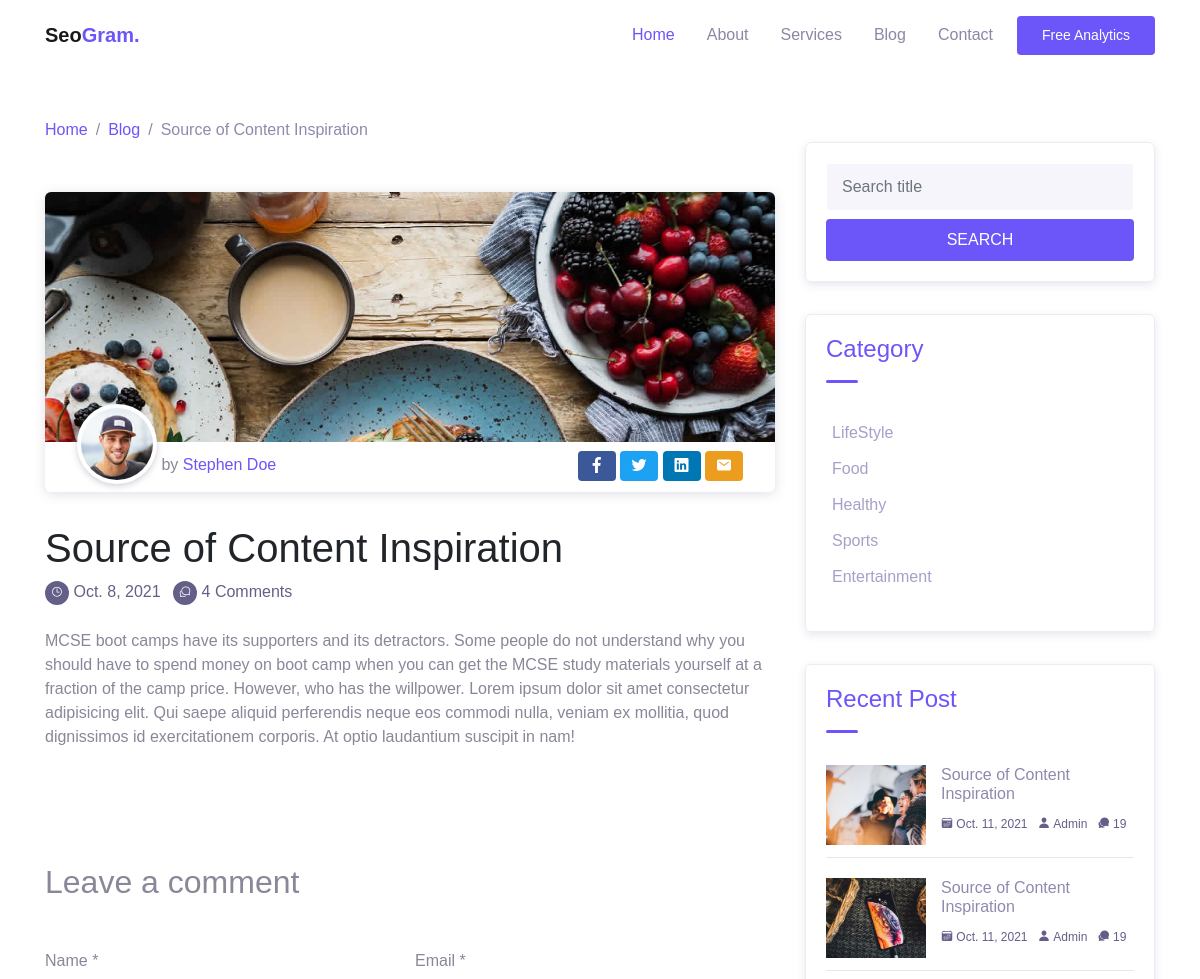
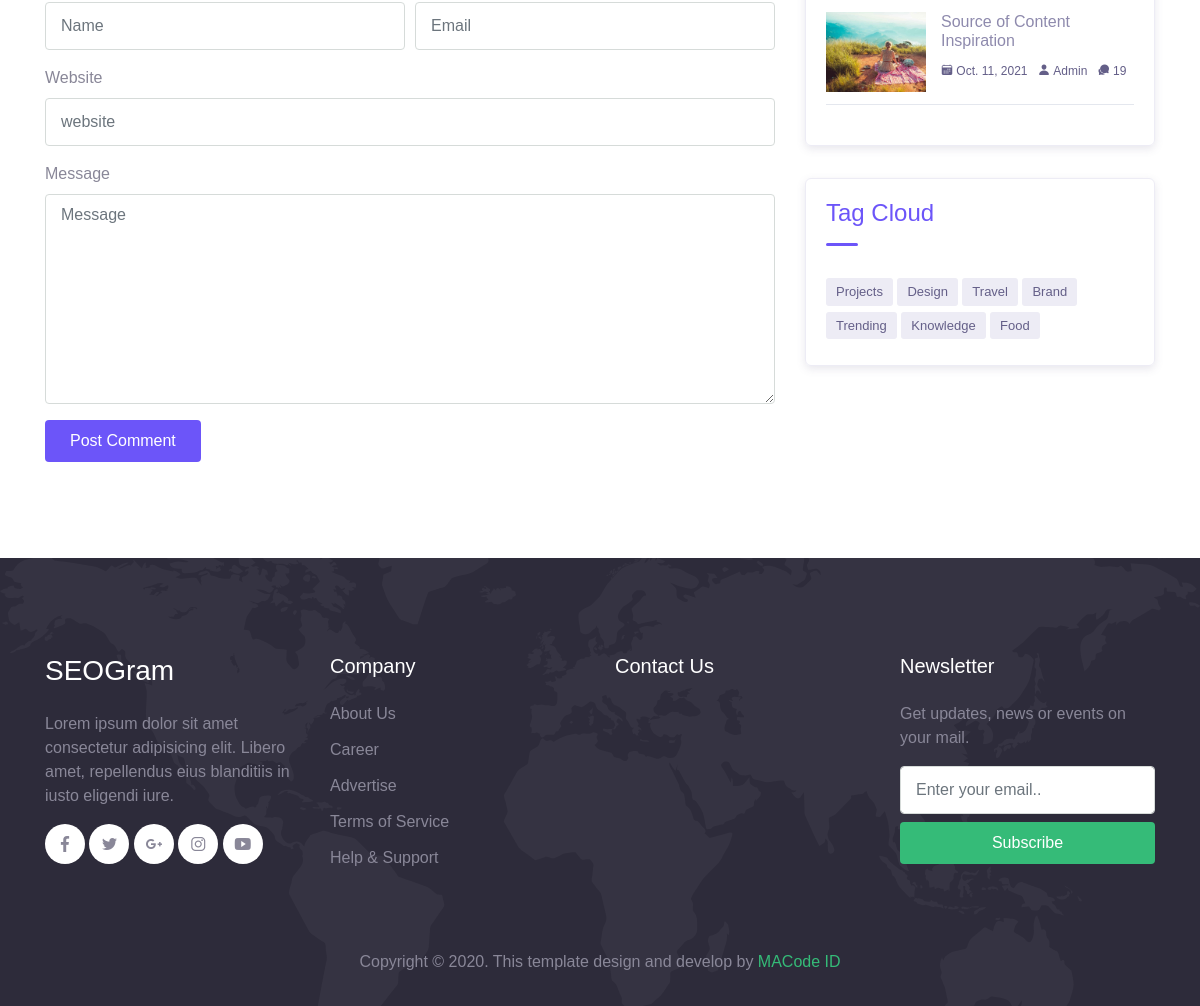
Screenshot of /detail/7/ with the database file from the repository (2 pictures, top to bottom).
### app/models.py (models this page shows, shortened)
class Blog(models.Model):
    image = models.ImageField(upload_to='uploads/')
    title = models.CharField(max_length=255)
    description = models.TextField(null=True, blank=True)
    date = models.DateField()
    category = models.ForeignKey(Category, on_delete=models.CASCADE, null=True, blank=True)
    slug = AutoSlugField(populate_from='title')
    class Meta:
        verbose_name = 'Blog'
        verbose_name_plural = 'Blogs'
        ordering = ['id']

### app/views.py (the view)
# urls.py: re_path('detail/(?P<pk>\d+)/', views.Detail.as_view(), name='detail'),
class Detail(generic.DetailView):
    model = Blog
    template_name = 'blog-details.html'
    def get_context_data(self, **kwargs):
        context = super().get_context_data(**kwargs)
        blog_id = self.kwargs['pk']
        context['blog'] = Blog.objects.filter(id=blog_id)
        context['blogs'] = Blog.objects.all().order_by("-pk")[:3]
        return context

### templates/blog-details.html (shortened to what this page needs)
{% extends 'base.html' %}
{% load static %}
{% block content %}
  <div class="page-section pt-5">
    <div class="container">
      <nav aria-label="Breadcrumb">
          {% for i in blog %}
        <ul class="breadcrumb p-0 mb-0 bg-transparent">
          <li class="breadcrumb-item"><a href="{% url 'index' %}">Home</a></li>
          <li class="breadcrumb-item"><a href="{% url 'blog' %}">Blog</a></li>
          <li class="breadcrumb-item active">{{ i.title }}</li>
        </ul>
          {% endfor %}
      </nav>
      <div class="row">
        <div class="col-lg-8">
          <div class="blog-single-wrap">
              {% for i in blog %}
            <div class="header">
              <div class="post-thumb">
                  <img src="{{ i.image.url }}" alt="">
              </div>
              <div class="meta-header">
                <div class="post-author">
                  <div class="avatar">
                    <img src="{% static '/assets/img/person/person_1.jpg'%}" alt="">
                  </div>
                  by <a href="#">Stephen Doe</a>
                </div>
                <div class="post-sharer">
                  <a href="#" class="btn social-facebook"><span class="mai-logo-facebook-f"></span></a>
                  <a href="#" class="btn social-twitter"><span class="mai-logo-twitter"></span></a>
                  <a href="#" class="btn social-linkedin"><span class="mai-logo-linkedin"></span></a>
                  <a href="#" class="btn"><span class="mai-mail"></span></a>
                </div>
              </div>
            </div>
            <h1 class="post-title">{{ i.title }}</h1>
            <div class="post-meta">
              <div class="post-date">
                <span class="icon">
                  <span class="mai-time-outline"></span>
                </span> <a href="#">{{ i.date }}</a>
              </div>
              <div class="post-comment-count ml-2">
                <span class="icon">
                  <span class="mai-chatbubbles-outline"></span>
                </span> <a href="#">4 Comments</a>
              </div>
            </div>
            <div class="post-content">
             <p> {{ i.description |safe}} </p>
            </div>
          {% endfor %}
          </div>
          <div class="comment-form-wrap pt-5">
            <h2 class="mb-5">Leave a comment</h2>
             <form method="POST" action="{% url 'leave_comment'%}">
              <div class="form-row form-group">
                <div class="col-md-6">
                  <label for="name">Name *</label>
                  <input type="text" class="form-control" id="name" name="name" placeholder="Name">
                </div>
                <div class="col-md-6">
                  <label for="email">Email *</label>
                  <input type="email" class="form-control" id="email" name="email" placeholder="Email">
                </div>
              </div>
              <div class="form-group">
                <label for="website">Website</label>
                <input type="url" class="form-control" id="website" name="website" placeholder="website" >
              </div>
              <div class="form-group">
                <label for="message">Message</label>
                <textarea name="msg" id="message" cols="30" rows="8" class="form-control" placeholder="Message"></textarea>
              </div>
              <div class="form-group">
                <input type="submit" value="Post Comment" class="btn btn-primary">
              </div>
            </form>
          </div>
        </div>
        <div class="col-lg-4">
          <div class="widget">
            <div class="widget-box">
                  <form method="GET" action="{% url 'search' %}" class="search-widget" >
                <input type="search"  name='search' class="form-control" placeholder="Search title">
                <button type="submit" class="btn btn-primary btn-block">Search</button>
              </form>
            </div>
            <div class="widget-box">
              <h4 class="widget-title">Category</h4>
              <div class="divider"></div>
              <ul class="categories">
                <li><a href="#">LifeStyle</a></li>
                <li><a href="#">Food</a></li>
                <li><a href="#">Healthy</a></li>
                <li><a href="#">Sports</a></li>
                <li><a href="#">Entertainment</a></li>
              </ul>
            </div>
            <div class="widget-box">
              <h4 class="widget-title">Recent Post</h4>
              <div class="divider"></div>
                {% for blog in blogs %}
              <div class="blog-item">
                  <a class="post-thumb" href="">
                    <img src="{{ blog.image.url }}" alt="">
                  </a>
                  <div class="content">
                    <h6 class="post-title"><a href="#">{{ blog.title }}</a></h6>
                    <div class="meta">
                      <a href="#"><span class="mai-calendar"></span> {{ blog.date }}</a>
                      <a href="#"><span class="mai-person"></span> Admin</a>
                      <a href="#"><span class="mai-chatbubbles"></span> 19</a>
                    </div>
                  </div>
              </div>
                 {% endfor %}
            </div>
            <div class="widget-box">
              <h4 class="widget-title">Tag Cloud</h4>
              <div class="divider"></div>
              <div class="tag-clouds">
                <a href="#" class="tag-cloud-link">Projects</a>
                <a href="#" class="tag-cloud-link">Design</a>
                <a href="#" class="tag-cloud-link">Travel</a>
                <a href="#" class="tag-cloud-link">Brand</a>
                <a href="#" class="tag-cloud-link">Trending</a>
                <a href="#" class="tag-cloud-link">Knowledge</a>
                <a href="#" class="tag-cloud-link">Food</a>
              </div>
            </div>
          </div>
        </div>
      </div>
    </div>
  </div>
 {% endblock %}

### static/assets/css/theme.css (style rules this page uses)
:root { --primary: #6C55F9; --accent: #FF3D85; --secondary: #645F88; --success: #35bb78; --info: #05B4E1; --warning: #FAC14D; --danger: #FF4943; --grey: #B4B2C5; --dark: #2D2B3A; --light: #F6F5FC; }
body { font-family: "Work Sans", sans-serif; line-height: 1.5; color: #2D2B3A; }
a { color: #6C55F9; text-decoration: none; background-color: transparent; }
.btn.social-facebook { background-color: #3B5999; color: #fff; }
.btn.social-twitter { background-color: #1DA1F2; color: #fff; }
.btn.social-linkedin { background-color: #0077B5; color: #fff; }
.btn-primary { color: #fff; background-color: #6C55F9; border-color: transparent; }
.btn { padding: 8px 24px; }
.breadcrumb { font-weight: 500; background-color: #f8f9fa; }
.breadcrumb .breadcrumb-item.active { color: #8e8aad; }
.breadcrumb .breadcrumb-item + .breadcrumb-item::before { color: #8e8aad; }
.form-control { padding: 8px 15px; height: calc(1.5em + 1.375rem + 2px); border-color: #d6dbd9; }
.avatar { display: inline-flex; flex-direction: row; align-items: center; }
.page-section { position: relative; padding-top: 80px; padding-bottom: 80px; color: #898798; overflow: hidden; }
.divider { display: block; margin-top: 16px; margin-bottom: 32px; width: 32px; height: 3px; border-radius: 40px; background-color: #6C55F9; }
.blog-single-wrap { display: block; padding: 50px 0; }
.blog-single-wrap .header { margin-bottom: 32px; background-color: #fff; border-radius: 6px; box-shadow: 0 2px 12px rgba(100, 95, 136, 0.2); overflow: hidden; }
.blog-single-wrap .header .post-thumb { width: 100%; height: 250px; background-color: #F6F5FC; overflow: hidden; }
.blog-single-wrap .header .post-thumb img { width: 100%; }
.blog-single-wrap .header .meta-header { display: flex; flex-direction: row; align-items: baseline; justify-content: space-between; padding-left: 32px; padding-right: 32px; height: 50px; transform: translateY(-48px); }
.blog-single-wrap .header .post-author .avatar { width: 80px; height: 80px; border-radius: 50%; border: 4px solid #fff; background-color: #fff; overflow: hidden; box-shadow: 0 2px 6px rgba(137, 135, 152, 0.4); transform: translateY(10px); }
.blog-single-wrap .header .post-author .avatar img { width: 100%; height: 100%; }
.blog-single-wrap .header .post-sharer a { padding: 5px 10px; line-height: 1; box-shadow: none !important; }
.blog-single-wrap .header .post-sharer a[class='btn'] { background-color: #ec9d1e; color: #fff; }
.blog-single-wrap .post-title { font-weight: 500; color: #212529; }
.blog-single-wrap .post-meta { display: block; margin-bottom: 24px; }
.blog-single-wrap .post-meta .icon { display: inline-block; width: 24px; height: 24px; line-height: 24px; border-radius: 50%; font-size: 12px; text-align: center; background-color: #645F88; color: #fff; }
.blog-single-wrap .post-meta .post-date, .blog-single-wrap .post-meta .post-comment-count { display: inline-block; }
.blog-single-wrap .post-meta .post-date a, .blog-single-wrap .post-meta .post-comment-count a { color: #645F88; }
.widget-box { display: block; padding: 20px; margin-bottom: 32px; border-radius: 6px; border: 1px solid #EDECF5; box-shadow: 0 3px 9px rgba(100, 95, 136, 0.15); }
.widget-title { color: #6C55F9; }
.search-widget .form-control { margin-bottom: 8px; background-color: #F6F5FC; border-color: transparent; box-shadow: none !important; }
.search-widget .btn { text-transform: uppercase; }
.categories { position: relative; list-style: none; padding-left: 0; }
.categories li a { display: block; padding: 6px; color: #a4a1c8; transition: all .2s ease; }
.blog-item { position: relative; display: flex; flex-direction: row; padding-bottom: 12px; margin-bottom: 20px; border-bottom: 1px solid #e4e7ee; }
.blog-item .post-thumb { flex-shrink: 0; position: relative; display: inline-block; margin-right: 15px; width: 100px; height: 80px; background-color: #F6F5FC; overflow: hidden; }
.blog-item .post-thumb img { width: auto; height: 100%; }
.blog-item .post-title a { color: #8e8aad; transition: all .2s ease; }
.blog-item .meta a { margin-right: 6px; font-size: 12px; color: #645F88; }
.tag-cloud-link { display: inline-block; margin-bottom: 6px; padding: 4px 10px; font-size: 13px; background-color: #EDECF5; color: #645F88; border-radius: 3px; transition: all .2s ease; }

### rows the page displays
Blog: title "Source of Content Inspiration", image (picture), date "Oct. 8, 2021", description "MCSE boot camps have its supporters and its detractors. Some people do not understand why you should have to spend money on boot camp when you can get the MCSE study materials yourself at a fraction of the camp price. However, who has the willpower. Lorem ipsum dolor sit amet consectetur adipisicing elit. Qui saepe aliquid perferendis neque eos commodi nulla, veniam ex mollitia, quod dignissimos id exercitationem corporis. At optio laudantium suscipit in nam!"
Blog: image (picture), title "Source of Content Inspiration", date "Oct. 11, 2021"
Blog: image (picture), title "Source of Content Inspiration", date "Oct. 11, 2021"
Blog: image (picture), title "Source of Content Inspiration", date "Oct. 11, 2021"
